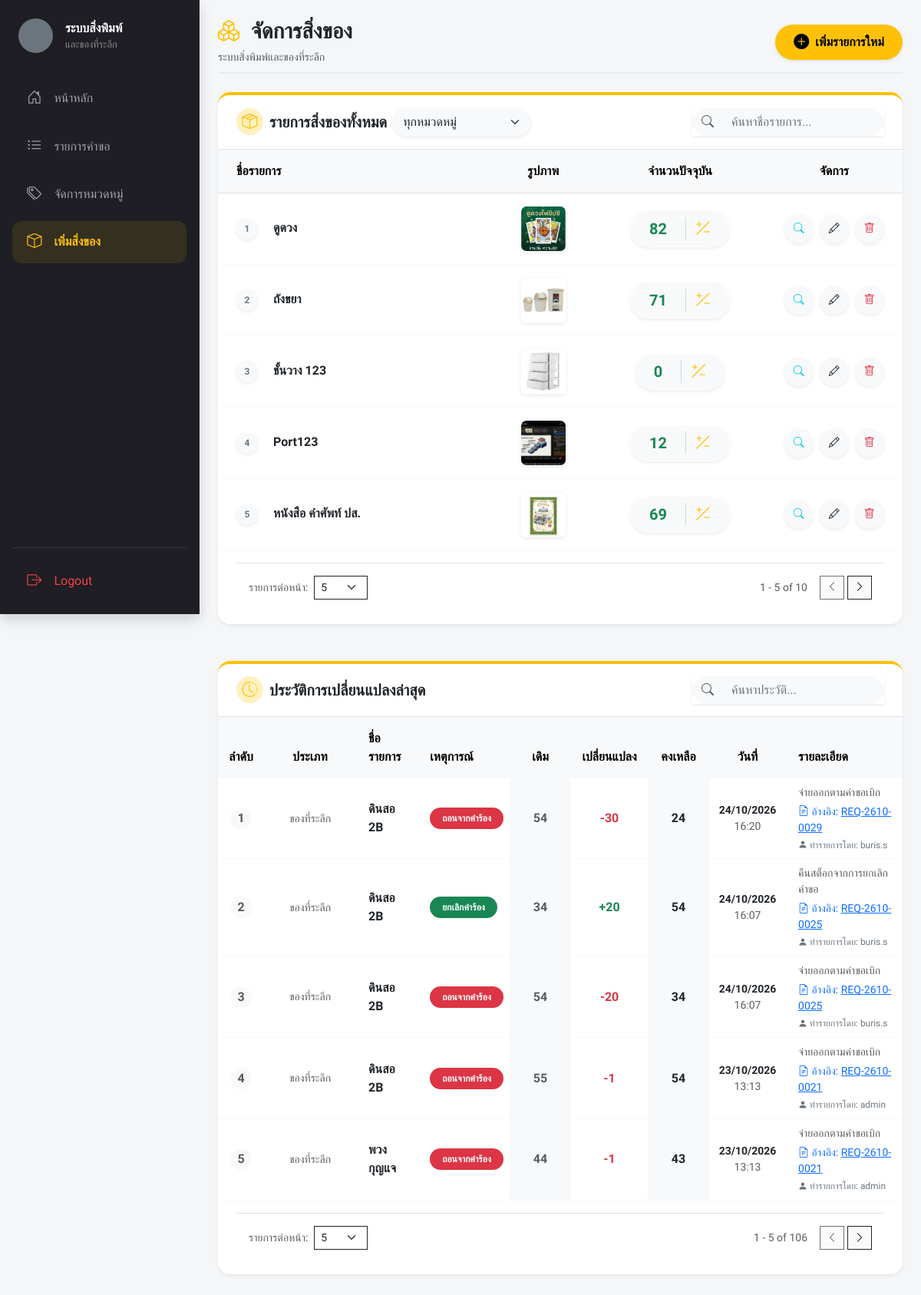
The app's page /index.php?page=manage_items (signed in) with its own data.
### tables this page shows
CREATE TABLE `items` (
  `id` int(11) NOT NULL,
  `item_code` varchar(20) NOT NULL,
  `category_id` int(11) NOT NULL,
  `name` varchar(200) NOT NULL,
  `description` text DEFAULT NULL,
  `current_stock` int(11) DEFAULT 0,
  `is_active` tinyint(1) NOT NULL DEFAULT 1,
  `low_stock_threshold` int(11) DEFAULT 10,
  `images` text DEFAULT NULL,
  `created_at` datetime DEFAULT current_timestamp()
);

CREATE TABLE `inventory_transactions` (
  `transaction_id` int(11) NOT NULL,
  `item_id` int(11) NOT NULL,
  `request_id` int(11) DEFAULT NULL,
  `transaction_type` varchar(20) DEFAULT NULL,
  `quantity` int(11) NOT NULL,
  `previous_stock` int(11) NOT NULL DEFAULT 0,
  `current_stock` int(11) NOT NULL DEFAULT 0,
  `remark` varchar(200) DEFAULT NULL,
  `created_at` datetime DEFAULT current_timestamp(),
  `created_by` int(11) NOT NULL
);

CREATE TABLE `categories` (
  `category_id` int(11) NOT NULL,
  `name` varchar(100) DEFAULT NULL,
  `is_active` tinyint(1) DEFAULT 1,
  `created_at` datetime DEFAULT current_timestamp()
);

CREATE TABLE `requests` (
  `request_id` int(11) NOT NULL,
  `request_no` varchar(20) NOT NULL,
  `user_id` int(11) NOT NULL,
  `request_date` datetime DEFAULT current_timestamp(),
  `use_date` date DEFAULT NULL,
  `event_type` varchar(50) DEFAULT NULL,
  `event_name` varchar(200) DEFAULT NULL,
  `location` varchar(200) DEFAULT NULL,
  `purpose` text DEFAULT NULL,
  `user_note` text DEFAULT NULL,
  `status` varchar(20) DEFAULT 'Pending',
  `admin_comment` text DEFAULT NULL,
  `approved_at` datetime DEFAULT NULL,
  `approved_by` int(11) DEFAULT NULL
);

CREATE TABLE `users` (
  `user_id` int(11) NOT NULL,
  `username` varchar(50) NOT NULL,
  `password` varchar(255) NOT NULL,
  `full_name` varchar(100) DEFAULT NULL,
  `email` varchar(150) DEFAULT NULL,
  `department_id` int(11) DEFAULT NULL,
  `sub_department_id` int(11) DEFAULT NULL,
  `employment_type_id` int(11) DEFAULT NULL,
  `position` varchar(100) DEFAULT NULL,
  `phone_number` varchar(20) DEFAULT NULL,
  `role` varchar(20) DEFAULT 'User'
);

### components/tables/recent_transactions_table.php (the view, shortened to what this page needs)
<?php
$transactions = $pdo->query("
    SELECT
        t.*,
        u.username,
        i.name AS item_name,
        c.name AS category_name,
        r.request_no
    FROM inventory_transactions t
    LEFT JOIN users u ON t.created_by = u.user_id
    LEFT JOIN items i ON t.item_id = i.id
    LEFT JOIN categories c ON i.category_id = c.category_id
    LEFT JOIN requests r ON t.request_id = r.request_id
    ORDER BY t.created_at DESC
")->fetchAll();
?>
<div class="card border-0 rounded-4 shadow-sm mb-5 border-warning border-top border-4 bg-white">
<?php
include 'components/ui/card_header.php';
?>
    <div class="card-body p-0 table-responsive">
        <table class="table table-hover align-middle text-center mb-0" id="txTable">
            <thead class="table-light text-muted">
                <tr>
                    <th class="fw-bold py-3 border-0" style="width: 60px;">ลำดับ</th>
                    <th class="fw-bold py-3 border-0" style="width: 120px;">ประเภท</th>
                    <th class="fw-bold py-3 border-0 text-start ps-3">ชื่อรายการ</th>
                    <th class="fw-bold py-3 border-0 text-start ps-3">เหตุการณ์</th>
                    <th class="fw-bold py-3 border-0" style="width: 80px;">เดิม</th>
                    <th class="fw-bold py-3 border-0" style="width: 100px;">เปลี่ยนแปลง</th>
                    <th class="fw-bold py-3 border-0" style="width: 80px;">คงเหลือ</th>
                    <th class="fw-bold py-3 border-0" style="width: 100px;">วันที่</th>
                    <th class="fw-bold py-3 border-0 text-start ps-3">รายละเอียด</th>
                </tr>
            </thead>
            <tbody class="border-top-0">
                <?php if (!empty($transactions)): ?>
                    <?php foreach ($transactions as $tx):
                        $txType = $tx['transaction_type'];
                        $qty    = (int)$tx['quantity'];
                        if ($qty > 0) {
                            $qtySign  = '+';
                            $qtyClass = 'text-success';
                            $prevClass = 'text-muted';
                            $currClass = 'text-dark';
                        } elseif ($qty < 0) {
                            $qtySign  = '';
                            $qtyClass = 'text-danger';
                            $prevClass = 'text-muted';
                            $currClass = 'text-dark';
                        } else {
                            $qtySign  = '';
                            $qtyClass = 'text-dark fw-bold';
                            $prevClass = 'text-muted';
                            $currClass = 'text-dark';
                        }
                    ?>
                        <tr class="tx-row"
                            data-search-text="<?= htmlspecialchars(strtolower(
                                ($tx['category_name'] ?? '') . ' ' .
                                ($tx['item_name']     ?? '') . ' ' .
                                ($tx['remark']        ?? '') . ' ' .
                                ($tx['username']      ?? '') . ' ' .
                                ($tx['request_no']    ?? '')
                            )) ?>"
                            style="border-bottom: 1px solid #f8f9fa;">
                            <td class="text-muted fw-bold py-3">
                                <span class="tx-row-number bg-light rounded-circle d-inline-flex justify-content-center align-items-center"
                                      style="width: 28px; height: 28px;"></span>
                            </td>
                            <td class="text-muted small"><?= htmlspecialchars($tx['category_name'] ?? '-') ?></td>
                            <td class="text-start ps-3 fw-bold text-dark"><?= htmlspecialchars($tx['item_name'] ?? '-') ?></td>
                            <td class="text-start ps-3">
                                <span class="badge rounded-pill px-3 py-2 <?= ($qty > 0) ? 'bg-success' : (($qty < 0) ? 'bg-danger' : 'bg-secondary') ?>">
                                    <?= htmlspecialchars($tx['transaction_type'] ?? '-') ?>
                                </span>
                            </td>
                            <td class="<?= $prevClass ?> fw-bold bg-light"><?= number_format($tx['previous_stock'] ?? 0) ?></td>
                            <td class="fw-bold <?= $qtyClass ?>"><?= $qtySign . number_format($qty) ?></td>
                            <td class="<?= $currClass ?> fw-bold bg-light">
                                <?php if ($txType === 'ลบสิ่งของ'): ?>
                                    <span class="badge bg-danger rounded-pill">ลบแล้ว</span>
                                <?php else: ?>
                                    <?= number_format($tx['current_stock'] ?? 0) ?>
                                <?php endif; ?>
                            </td>
                            <td>
                                <div class="small fw-bold"><?= !empty($tx['created_at']) ? date('d/m/Y', strtotime($tx['created_at'])) : '-' ?></div>
                                <div class="small text-muted"><?= !empty($tx['created_at']) ? date('H:i', strtotime($tx['created_at'])) : '-' ?></div>
                            </td>
                            <td class="text-start ps-3 text-muted small">
                                <?= htmlspecialchars($tx['remark'] ?? '-') ?>
                                <?php if (!empty($tx['request_no'])): ?>
                                    <div class="text-primary mt-1">
                                        <i class="bi bi-file-earmark-text"></i> อ้างอิง:
                                        <a href="index.php?page=request_view&id=<?= $tx['request_id'] ?>">
                                            <?= htmlspecialchars($tx['request_no']) ?>
                                        </a>
                                    </div>
                                <?php endif; ?>
                                <?php if (!empty($tx['username'])): ?>
                                    <div class="text-secondary mt-1" style="font-size: 0.85em;">
                                        <i class="bi bi-person-fill"></i> ทำรายการโดย: <?= htmlspecialchars($tx['username']) ?>
                                    </div>
                                <?php endif; ?>
                            </td>
                        </tr>
                    <?php endforeach; ?>
                <?php endif; ?>
            </tbody>
        </table>
    </div>
<?php
include 'components/ui/card_footer_pagination.php';
?>
</div>

### components/tables/manage_items_table.php (shortened to what this page needs)
<div class="card-body p-0 table-responsive">
    <table class="table table-hover align-middle text-center mb-0 border-0" id="itemsTable">
        <thead class="table-light text-muted border-bottom">
            <tr>
                <th class="text-start ps-4 py-3 border-0 fw-bold" style="width: 40%;">ชื่อรายการ</th>
                <th class="py-3 border-0 fw-bold" style="width: 15%;">รูปภาพ</th>
                <th class="py-3 border-0 fw-bold" style="width: 25%;">จำนวนปัจจุบัน</th>
                <th class="py-3 border-0 fw-bold" style="width: 20%;">จัดการ</th>
            </tr>
        </thead>
        <tbody class="border-top-0">
            <?php foreach ($items as $item): ?>
                <tr class="item-row" data-category="<?= htmlspecialchars($item['category_name']) ?>">
                    <td class="text-start ps-4 fw-bold text-dark border-light py-3">
                        <span class="badge bg-light text-secondary rounded-circle me-3 d-inline-flex justify-content-center align-items-center shadow-sm row-number" style="width: 28px; height: 28px;"></span>
                        <?= htmlspecialchars($item['name']) ?>
                    </td>
                    <td class="border-light py-3">
                        <?php
                        $images = json_decode($item['images'], true);
                        $imgSrc = !empty($images) ? 'assets/uploads/items/' . $images[0] : 'assets/images/placeholder.jpg';
                        ?>
                        <img src="<?= $imgSrc ?>" class="rounded-3 shadow-sm object-fit-cover border border-light" style="width: 60px; height: 60px;">
                    </td>
                    <td class="border-light py-3">
                        <div class="d-inline-flex align-items-center bg-light rounded-pill px-4 py-2 shadow-sm border border-white">
                            <span class="me-3 fw-bolder text-success fs-5" id="stock-val-<?= $item['id'] ?>">
                                <?= number_format($item['current_stock']) ?>
                            </span>
                            <button type="button" class="btn btn-sm btn-link text-warning p-0 ms-1 border-0"
                                title="ปรับจำนวนสต็อก"
                                onclick="openUpdateStockModal('<?= $item['id'] ?>', '<?= htmlspecialchars($item['name']) ?>', <?= $item['current_stock'] ?>)">
                                <i class="bi bi-plus-slash-minus fs-5"></i>
                            </button>
                        </div>
                    </td>
                    <td class="border-light py-3">
                        <?php $imgJson = htmlspecialchars($item['images'] ?? '[]', ENT_QUOTES, 'UTF-8'); ?>
                        <div class="d-flex justify-content-center gap-2">
                            <button type="button" class="btn btn-sm btn-light rounded-circle shadow-sm text-info d-flex justify-content-center align-items-center border-0"
                                style="width: 38px; height: 38px;" title="ดูรายละเอียด"
                                data-id="<?= $item['id'] ?>" data-name="<?= htmlspecialchars($item['name']) ?>"
                                data-desc="<?= htmlspecialchars($item['description']) ?>" data-stock="<?= $item['current_stock'] ?>"
                                data-images="<?= $imgJson ?>" onclick="openViewModal(this)">
                                <i class="bi bi-search"></i>
                            </button>
                            <button type="button" class="btn btn-sm btn-light rounded-circle shadow-sm text-dark d-flex justify-content-center align-items-center border-0"
                                style="width: 38px; height: 38px;" title="แก้ไขข้อมูล"
                                data-id="<?= $item['id'] ?>" data-category="<?= $item['category_id'] ?>"
                                data-name="<?= htmlspecialchars($item['name']) ?>" data-stock="<?= $item['current_stock'] ?>"
                                data-desc="<?= htmlspecialchars($item['description']) ?>" data-images="<?= $imgJson ?>"
                                onclick="openEditModal(this)">
                                <i class="bi bi-pencil"></i>
                            </button>
                            <button type="button" class="btn btn-sm btn-light rounded-circle shadow-sm text-danger d-flex justify-content-center align-items-center border-0"
                                style="width: 38px; height: 38px;" title="ลบรายการ"
                                onclick="openDeleteModal('<?= $item['id'] ?>', '<?= htmlspecialchars($item['name']) ?>')">
                                <i class="bi bi-trash"></i>
                            </button>
                        </div>
                    </td>
                </tr>
            <?php endforeach; ?>
        </tbody>
    </table>
</div>
    <div class="card-footer bg-white border-0 py-3 px-4 rounded-bottom-4 d-flex justify-content-end">
        <div id="mainItemsPagination" class="w-100">
            <?php include 'includes/pagination.php'; ?>
        </div>
    </div>

### records on screen
items: name "ดูดวง", shows a picture, current_stock "82"
items: name "ถังขยา", shows a picture, current_stock "71"
items: name "ชั้นวาง 123", shows a picture, current_stock "0"
items: name "Port123", shows a picture, current_stock "12"
items: name "หนังสือ คำศัพท์ ปส.", shows a picture, current_stock "69"
inventory_transactions: categories.name "ของที่ระลึก", item.name "ดินสอ 2B", transaction_type "ถอนจากคำร้อง", previous_stock "54", quantity "-30", current_stock "24", created_at "24/10/2026", created_at "16:20", remark "จ่ายออกตามคำขอเบิก", request.request_no "REQ-2610-0029", created_by.username "buris.s"
inventory_transactions: categories.name "ของที่ระลึก", item.name "ดินสอ 2B", transaction_type "ยกเลิกคำร้อง", previous_stock "34", quantity "+", quantity "20", current_stock "54", created_at "24/10/2026", created_at "16:07", remark "คืนสต็อกจากการยกเลิกคำขอ", request.request_no "REQ-2610-0025", created_by.username "buris.s"
inventory_transactions: categories.name "ของที่ระลึก", item.name "ดินสอ 2B", transaction_type "ถอนจากคำร้อง", previous_stock "54", quantity "-20", current_stock "34", created_at "24/10/2026", created_at "16:07", remark "จ่ายออกตามคำขอเบิก", request.request_no "REQ-2610-0025", created_by.username "buris.s"
inventory_transactions: categories.name "ของที่ระลึก", item.name "ดินสอ 2B", transaction_type "ถอนจากคำร้อง", previous_stock "55", quantity "-1", current_stock "54", created_at "23/10/2026", created_at "13:13", remark "จ่ายออกตามคำขอเบิก", request.request_no "REQ-2610-0021", created_by.username "admin"
inventory_transactions: categories.name "ของที่ระลึก", item.name "พวงกุญแจ", transaction_type "ถอนจากคำร้อง", previous_stock "44", quantity "-1", current_stock "43", created_at "23/10/2026", created_at "13:13", remark "จ่ายออกตามคำขอเบิก", request.request_no "REQ-2610-0021", created_by.username "admin"

### other values on screen
$_ph_title "จัดการสิ่งของ"
$_ph_subtitle "ระบบสิ่งพิมพ์และของที่ระลึก"
$_ph_action['label'] "เพิ่มรายการใหม่"
$_ch_title "รายการสิ่งของทั้งหมด ประวัติการเปลี่ยนแปลงล่าสุด"
